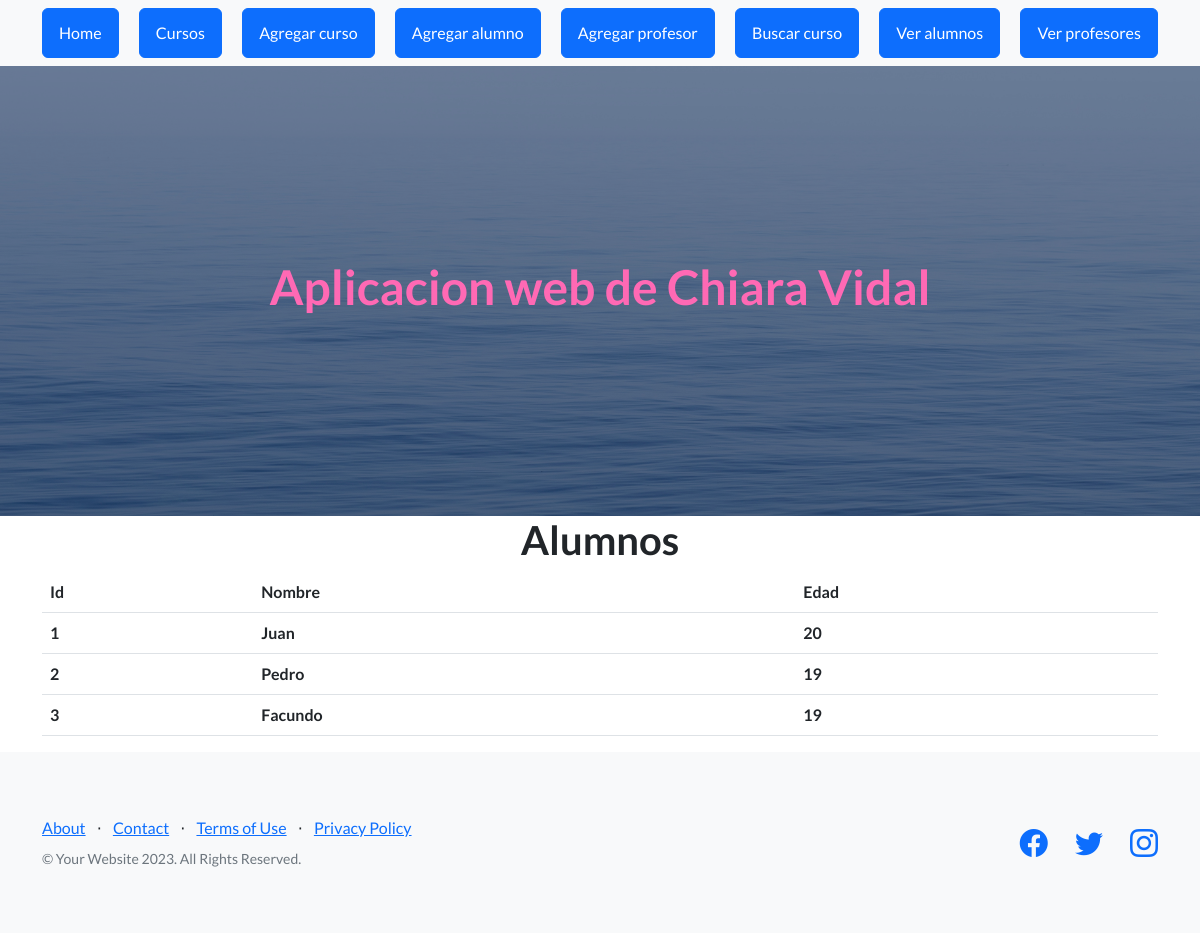
The page /AppChiara/ver_alumnos on the database its author committed.
### AppChiara/models.py (models this page shows)
class Alumno(models.Model):
    nombre = models.CharField(max_length=30)
    edad = models.IntegerField()

### AppChiara/views.py (the view)
# urls.py: path("ver_alumnos", views.ver_alumnos , name="Ver alumnos"),
def ver_alumnos(request):
    alumnos = Alumno.objects.all()
    dicc = {"alumnos": alumnos}
    plantilla = loader.get_template("alumnos.html")
    documento = plantilla.render(dicc)
    return HttpResponse(documento)

### AppChiara/template/alumnos.html
{% extends 'padre.html' %}
{% load static %}
{% block contenido %}
<main class="container">
    <h1 class="text-xl-center title"> Alumnos </h1>
    <table class="table">
        <thead>
            <tr>
                <th>Id</th>
                <th>Nombre</th>
                <th>Edad</th>
            </tr>
        </thead>
        <tbody>
            {% for n in alumnos %}
            <tr>
                <th scope="row">{{n.id}}</th>
                <th>{{n.nombre}}</th>
                <th>{{n.edad}}</th>
            </tr>
            {% endfor %}
        </tbody>
    </table>
</main>
{% endblock %}

### rows shown on the page
Alumno: id "1", nombre "Juan", edad "20"
Alumno: id "2", nombre "Pedro", edad "19"
Alumno: id "3", nombre "Facundo", edad "19"
